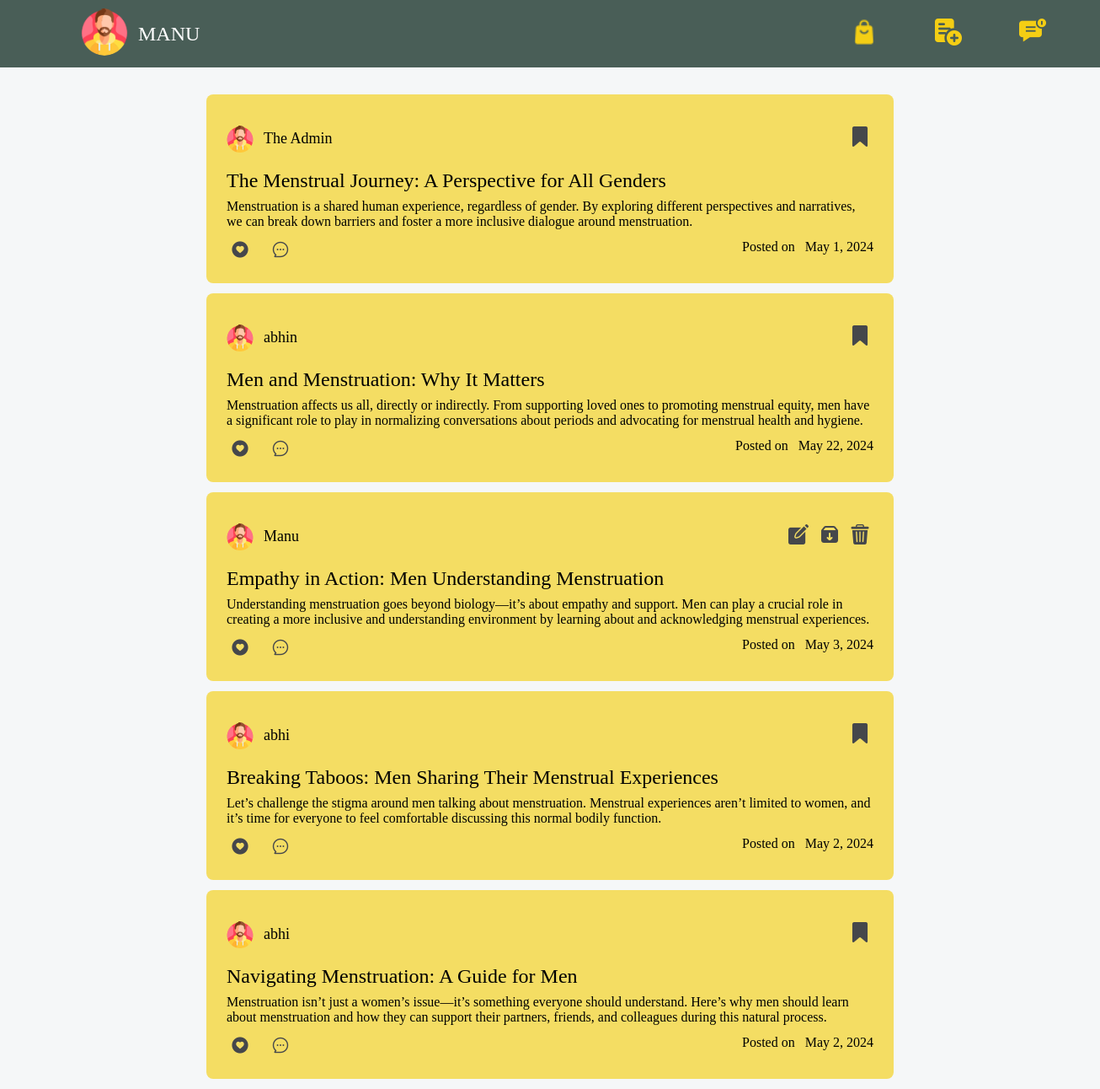
/ (signed in), run on the app's committed database.
### blogs/models.py (models this page shows, shortened)
class Blog(models.Model):
    title = models.CharField(max_length=100)
    desc = models.TextField()
    date_posted = models.DateField()
    is_archived = models.BooleanField(default=False)
    owner = models.ForeignKey(User, on_delete=models.CASCADE)

### blogs/views.py (the view)
# urls.py: 2. Add a URL to urlpatterns:  path('', Home.as_view(), name='home')
class Home(LoginRequiredMixin, ListView):
    model : Blog
    template_name = 'blog/home.html'
    context_object_name = 'blogs'
    login_url = 'register-account'
    redirect_field_name = 'redirected_to'
    def get_queryset(self):
        return Blog.objects.filter(is_archived = False).order_by('-pk')
    def get_context_data(self, **kwargs):
        context = super().get_context_data(**kwargs)
        comments = Comment.objects.all()
        context['comments_dict'] = comments  # Pass comments dictionary to the template
        return context

### blogs/templates/blog/home.html (shortened to what this page needs)
{% load static %}
<!DOCTYPE html>
<html lang="en">
<head>
    <head>
    </head>
<body>
    <nav>
        <div class="left">
            <a href="{% url 'profile' %}"><img src="{% static "images/man.png" %}" alt="avatar" class="circle-avatar"></a>
            <p class="user-title">{{ request.user.first_name }}</p>
        </div>
        <div class="right">
            <a href="{% url 'products' %}"><img src="{% static 'images/shopping.png' %}" alt="add" class="nav-icon"></a>
            <a href="{% url 'blog-create' %}"><img src="{% static 'images/add.png' %}" alt="add" class="nav-icon"></a>
            <img src="{% static 'images/chat.png' %}" alt="add" class="nav-icon" id="btn-notification">
        </div>
    </nav>
    <section>
        {% for blog in blogs %}
            {% if blog.owner == request.user %}
                <div class="card">
                    <div class="card-header">
                        <div class="left">
                            <img src="{% static "images/man.png" %}" alt="profile" class="profile-img">
                            <p class="user-name">{{ blog.owner.first_name }}</p>
                        </div>
                        <div class="right">
                            <a href="{% url "blog-update" pk=blog.pk %}" class="edit"><img src="{% static "images/editing.png" %}" alt="menu" class="icon-btn" id="opt-btn"></a>
                            <a href="{% url "blog-archive" pk=blog.pk %}" class="archive"><img src="{% static "images/archive.png" %}" alt="menu" class="icon-btn" id="opt-btn"></a>
                            <a href="{% url "blog-delete" pk=blog.pk %}" class="delete"><img src="{% static "images/bin.png" %}" alt="menu" class="icon-btn" id="opt-btn"></a>
                        </div>
                    </div>
                    <div class="card-body">
                        <div class="card-title">{{blog.title}}</div>
                        <div class="card-desc">{{blog.desc}}</div>
                    </div>
                    <div class="card-footer">
                        <div class="left">
                            <img src="{% static 'images/thumbs-up.png' %}" alt="like" class="icon-btn like-button" data-blog-id="{{ blog.pk }}">
                            <img src="{% static "images/comment.png" %}" alt="comment" class="icon-btn comment-toggle" id="comment-btn">
                        </div>
                        <div>Posted on &nbsp; {{blog.date_posted}}</div>
                    </div>
                </div>
            {% else %}
                <div class="card">
                    <div class="card-header">
                        <div class="left">
                            <img src="{% static "images/man.png" %}" alt="profile" class="profile-img">
                            <p class="user-name">{{ blog.owner.first_name }}</p>
                        </div>
                        <div class="right">
                            <a href="{% url "blog-save" pk=blog.pk %}"><img src="{% static "images/bookmark.png" %}" alt="menu" class="icon-btn" id="opt-btn"></a>
                        </div>
                    </div>
                    <div class="card-body">
                        <div class="card-title">{{blog.title}}</div>
                        <div class="card-desc">{{blog.desc}}</div>
                    </div>
                    <div class="card-footer">
                        <div class="left">
                            <img src="{% static 'images/thumbs-up.png' %}" alt="like" class="icon-btn like-button" data-blog-id="{{ blog.pk }}">
                            <img src="{% static "images/comment.png" %}" alt="comment" class="icon-btn comment-toggle" id="comment-btn">
                        </div>
                        <div>Posted on &nbsp; {{blog.date_posted}}</div>
                    </div>
                </div>
            {% endif %}
        {% endfor %}
    </section>
</body>
</html>

### blogs/templates/blog/home.html (style rules this page uses)
:root { --primary: #F5F7F8; --secondary: #F4CE14; --tertiary: #495E57; --darkest: #45474B; }
body { background-color: var(--primary); padding: 0; margin: 0; display: flex; justify-content: center; }
nav { position: fixed; top: 0; left: 0; right: 0; height: 5rem; background-color: var(--tertiary); display: flex; justify-content: space-between; align-items: center; z-index: 100; }
nav>.left { display: flex; margin-left: 6rem; align-items: center; justify-content: space-between; }
.circle-avatar { width: 56px; height: 56px; border-radius: 28px; align-self: center; }
.user-title { font-size: 24px; margin-left: 12px; color: white; text-transform: uppercase; }
.nav-icon { width: 32px; margin-right: 4rem; cursor: pointer; }
section { margin-top: 7rem; padding-inline: 18rem; }
.card { width: 48rem; position: relative; background: #f5d015a6; padding: 24px; border-radius: 8px; margin-bottom: 12px; }
.card-header { display: flex; justify-content: space-between; align-items: center; font-size: 18px; }
.card-header>.left { display: flex; align-items: center; }
.profile-img { height: 32px; margin-right: 12px; }
.card-title { font: 24px bold; margin: 8px 0px; }
.card-footer { display: flex; justify-content: space-between; margin-top: 12px; }
.card-footer>.left>img { margin-inline-end: 12px; }
.icon-btn { cursor: pointer; padding-inline: 4px; }
a { text-decoration: none; color: #000; }

### data on the page
Blog: owner.first_name "The Admin", title "The Menstrual Journey: A Perspective for All Genders", desc "Menstruation is a shared human experience, regardless of gender. By exploring different perspectives and narratives, we can break down barriers and foster a more inclusive dialogue around menstruation.", date_posted "May 1, 2024"
Blog: owner.first_name "abhin", title "Men and Menstruation: Why It Matters", desc "Menstruation affects us all, directly or indirectly. From supporting loved ones to promoting menstrual equity, men have a significant role to play in normalizing conversations about periods and advocating for menstrual health and hygiene.", date_posted "May 22, 2024"
Blog: owner.first_name "Manu", title "Empathy in Action: Men Understanding Menstruation", desc "Understanding menstruation goes beyond biology—it’s about empathy and support. Men can play a crucial role in creating a more inclusive and understanding environment by learning about and acknowledging menstrual experiences.", date_posted "May 3, 2024"
Blog: owner.first_name "abhi", title "Breaking Taboos: Men Sharing Their Menstrual Experiences", desc "Let’s challenge the stigma around men talking about menstruation. Menstrual experiences aren’t limited to women, and it’s time for everyone to feel comfortable discussing this normal bodily function.", date_posted "May 2, 2024"
Blog: owner.first_name "abhi", title "Navigating Menstruation: A Guide for Men", desc "Menstruation isn’t just a women’s issue—it’s something everyone should understand. Here’s why men should learn about menstruation and how they can support their partners, friends, and colleagues during this natural process.", date_posted "May 2, 2024"

### other printed values
{{ request.user.first_name }} "MANU"
